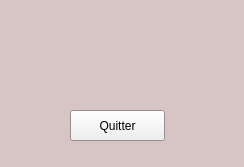
<?xml version="1.0" encoding="UTF-8"?>
<ui version="4.0">
 <class>BlackBoss</class>
 <widget class="QWidget" name="BlackBoss">
  <property name="geometry">
   <rect>
    <x>0</x>
    <y>0</y>
    <width>244</width>
    <height>167</height>
   </rect>
  </property>
  <property name="palette">
   <palette>
    <active>
     <colorrole role="Base">
      <brush brushstyle="SolidPattern">
       <color alpha="255">
        <red>218</red>
        <green>202</green>
        <blue>202</blue>
       </color>
      </brush>
     </colorrole>
     <colorrole role="Window">
      <brush brushstyle="SolidPattern">
       <color alpha="255">
        <red>215</red>
        <green>196</green>
        <blue>196</blue>
       </color>
      </brush>
     </colorrole>
    </active>
    <inactive>
     <colorrole role="Base">
      <brush brushstyle="SolidPattern">
       <color alpha="255">
        <red>218</red>
        <green>202</green>
        <blue>202</blue>
       </color>
      </brush>
     </colorrole>
     <colorrole role="Window">
      <brush brushstyle="SolidPattern">
       <color alpha="255">
        <red>215</red>
        <green>196</green>
        <blue>196</blue>
       </color>
      </brush>
     </colorrole>
    </inactive>
    <disabled>
     <colorrole role="Base">
      <brush brushstyle="SolidPattern">
       <color alpha="255">
        <red>215</red>
        <green>196</green>
        <blue>196</blue>
       </color>
      </brush>
     </colorrole>
     <colorrole role="Window">
      <brush brushstyle="SolidPattern">
       <color alpha="255">
        <red>215</red>
        <green>196</green>
        <blue>196</blue>
       </color>
      </brush>
     </colorrole>
    </disabled>
   </palette>
  </property>
  <property name="windowTitle">
   <string>BlackBoss -Server</string>
  </property>
  <widget class="QPushButton" name="boutonQuitter">
   <property name="geometry">
    <rect>
     <x>70</x>
     <y>110</y>
     <width>95</width>
     <height>31</height>
    </rect>
   </property>
   <property name="text">
    <string>Quitter</string>
   </property>
  </widget>
  <widget class="QLabel" name="etatServeur">
   <property name="geometry">
    <rect>
     <x>20</x>
     <y>70</y>
     <width>201</width>
     <height>21</height>
    </rect>
   </property>
   <property name="text">
    <string/>
   </property>
  </widget>
 </widget>
 <resources/>
 <connections/>
</ui>
